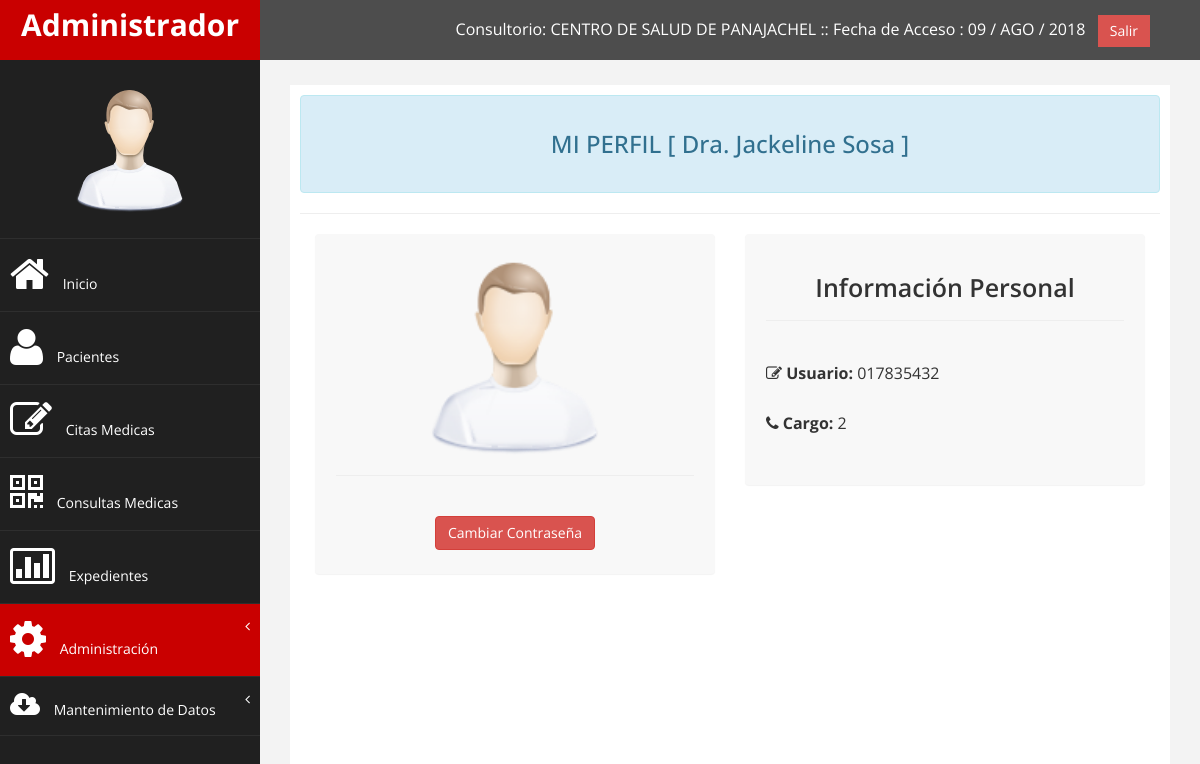
The app's page /modulos/usuarios/perfil.php (signed in) with its own data.
### tables this page shows
CREATE TABLE IF NOT EXISTS `consultorios` (
  `id` int(11) NOT NULL AUTO_INCREMENT,
  `nombre` varchar(255) NOT NULL,
  `direccion` varchar(255) NOT NULL,
  `telefono` varchar(255) NOT NULL,
  `encargado` varchar(255) NOT NULL,
  `estado` varchar(255) NOT NULL,
  PRIMARY KEY (`id`)
);

CREATE TABLE IF NOT EXISTS `persona` (
  `id` int(11) NOT NULL AUTO_INCREMENT,
  `doc` varchar(255) NOT NULL,
  `nom` varchar(255) NOT NULL,
  `cargo` varchar(255) NOT NULL,
  `estado` varchar(255) NOT NULL,
  PRIMARY KEY (`id`)
);

### modulos/class_buscar.php (called while the page is built, shortened)
<?php
class Consultar_Deposito{
	private $fetch;
	function __construct($codigo){
		$this->consulta = mysql_query("SELECT * FROM consultorios WHERE id='$codigo'");
		$this->fetch = mysql_fetch_array($this->consulta);
	}
	function consultar($campo){
		return $this->fetch[$campo];
	}
}
?>

### modulos/funciones.php (called while the page is built, shortened)
<?php
	function fecha($fecha){
		$meses = array("ENE","FEB","MAR","ABR","MAY","JUN","JUL","AGO","SEP","OCT","NOV","DIC");
		$a=substr($fecha, 0, 4);
		$m=substr($fecha, 5, 2);
		$d=substr($fecha, 8);
		return $d." / ".$meses[$m-1]." / ".$a;
	}
?>

### modulos/php_conexion.php (called while the page is built, shortened)
<?php
	function limpiar($tags){
		$tags = strip_tags($tags);
		$tags = stripslashes($tags);
		$tags = htmlentities($tags, ENT_QUOTES, 'UTF-8');
		$tags = trim($tags);
		return $tags;
	}
?>

### modulos/usuarios/perfil.php (the view, shortened to what this page needs)
<?php
	include_once "../php_conexion.php";
	include_once "class/class.php";
	include_once "../funciones.php";
	include_once "../class_buscar.php";
	$documento=limpiar($_SESSION['cod_user']);
	$paaw=mysql_query("SELECT * FROM persona WHERE doc='$documento'");
	if($rwow=mysql_fetch_array($paaw)){
		$nombre=$rwow['nom'];
		$cargo=$rwow['cargo'];
	}
	$usu=$_SESSION['cod_user'];
	$pa=mysql_query("SELECT * FROM cajero WHERE usu='$usu'");
	while($row=mysql_fetch_array($pa)){
		$id_consultorio=$row['consultorio'];
		$oConsultorio=new Consultar_Deposito($id_consultorio);
		$nombre_Consultorio=$oConsultorio->consultar('nombre');
	}
?>
<!DOCTYPE html>
<html xmlns="http://www.w3.org/1999/xhtml">
<head>
    <link href="../../assets/css/bootstrap.css" rel="stylesheet" />
    <link href="../../assets/css/font-awesome.css" rel="stylesheet" />
    <link href="../../assets/css/custom.css" rel="stylesheet" />
    <link href="../../assets/js/dataTables/dataTables.bootstrap.css" rel="stylesheet" />
</head>
<body>
    <div id="wrapper">
        <nav class="navbar navbar-default navbar-cls-top " role="navigation" style="margin-bottom: 0">
            <div class="navbar-header">
                <a class="navbar-brand" href="#"><?php echo $_SESSION['user_name']; ?></a>
            </div>
  <div style="color: white;
padding: 15px 50px 5px 50px;
float: right;
font-size: 16px;">Consultorio: <?php echo $nombre_Consultorio; ?> :: Fecha de Acceso : <?php echo fecha(date('Y-m-d')); ?> &nbsp; <a href="../../php_cerrar.php" class="btn btn-danger square-btn-adjust">Salir</a> </div>
        </nav>
           <?php include_once "../../menu/m_consultorio.php"; ?>
        <div id="page-wrapper" >
        <div id="page-inner">
				<div class="alert alert-info" align="center">
                    <h3>MI PERFIL [ <?php echo $nombre; ?> ]<h3>
                </div>
                 <hr />
				  <div class="col-md-6 col-sm-12 col-xs-12">
			<div class="panel panel-back noti-box">
                <div class="text-box" align="center">
                    <?php
                            if (file_exists("../../img/usuario/".$_SESSION['cod_user'].".jpg")){
                                echo '<img src="../../img/usuario/'.$_SESSION['cod_user'].'.jpg" width="200" height="200" class="img-polaroid img-polaroid">';
                            }else{
                                echo '<img src="../../img/usuario/default.png" width="200" height="200">';
                            }
                        ?>
                    <hr />
                    <p class="text-muted">
						<a href="#myModal" class="btn btn-danger" data-toggle="modal" data-target="#myModal" > Cambiar Contraseña</a>
                    </p>
                </div>
             </div>
		     </div>
			 <div class="col-md-6 col-sm-12 col-xs-12">
			<div class="panel panel-back noti-box">
                <div class="text-box" >
                    <p class="main-text" align="center"> Información Personal </p>
                    <hr />
                    <p class="">
                    <i class="fa fa-edit"></i><strong> Usuario: </strong> <?php echo $documento; ?><br><br>
                    <i class="fa fa-phone"></i><strong> Cargo: </strong> <?php echo $cargo; ?><br><br>
                    </p>
                </div>
             </div>
		     </div>
        </div>
    </div>
            </div>
</body>
</html>

### assets/css2/custom.css (style rules this page uses)
body { font-family: 'Open Sans', sans-serif; }
#wrapper { width: 100%; background:#202020; }
#page-wrapper { padding: 15px 15px; min-height: 600px; background:#F3F3F3; }
#page-inner { width:100%; margin:10px 20px 10px 0px; background-color:#fff!important; padding:10px; min-height:1200px; }
.square-btn-adjust { border: 0px solid transparent; -webkit-border-radius: 0px; -moz-border-radius: 0px; border-radius: 0px; }
p { font-size:16px; line-height:25px; padding-top:20px; }
.panel-back { background-color:#F8F8F8; }
.noti-box { min-height: 100px; padding: 20px; }
.text-box p { margin: 0 0 3px; }
.main-text { font-size: 25px; font-weight:600; }
.navbar-cls-top .navbar-brand { color: #fff; background: #C90000; width: 260px; text-align: center; height: 60px; font-size: 30px; font-weight: 700; }
.navbar-cls-top { background:#4D4D4D; border-bottom:none; }
.navbar-default { border:0px solid black; }
.navbar-header { background: #A70303; }
@media (min-width:768px) { #page-wrapper { margin: 0 0 0 260px; padding: 15px 30px; min-height: 1200px; } }
@media (min-width:768px) { .navbar { border-radius: 0px; } }

### records on screen
consultorios: nombre "CENTRO DE SALUD DE PANAJACHEL"
persona: nom "Dra. Jackeline Sosa", cargo "2"

### other values on screen
$_SESSION['user_name'] "Administrador"
$documento "017835432"
